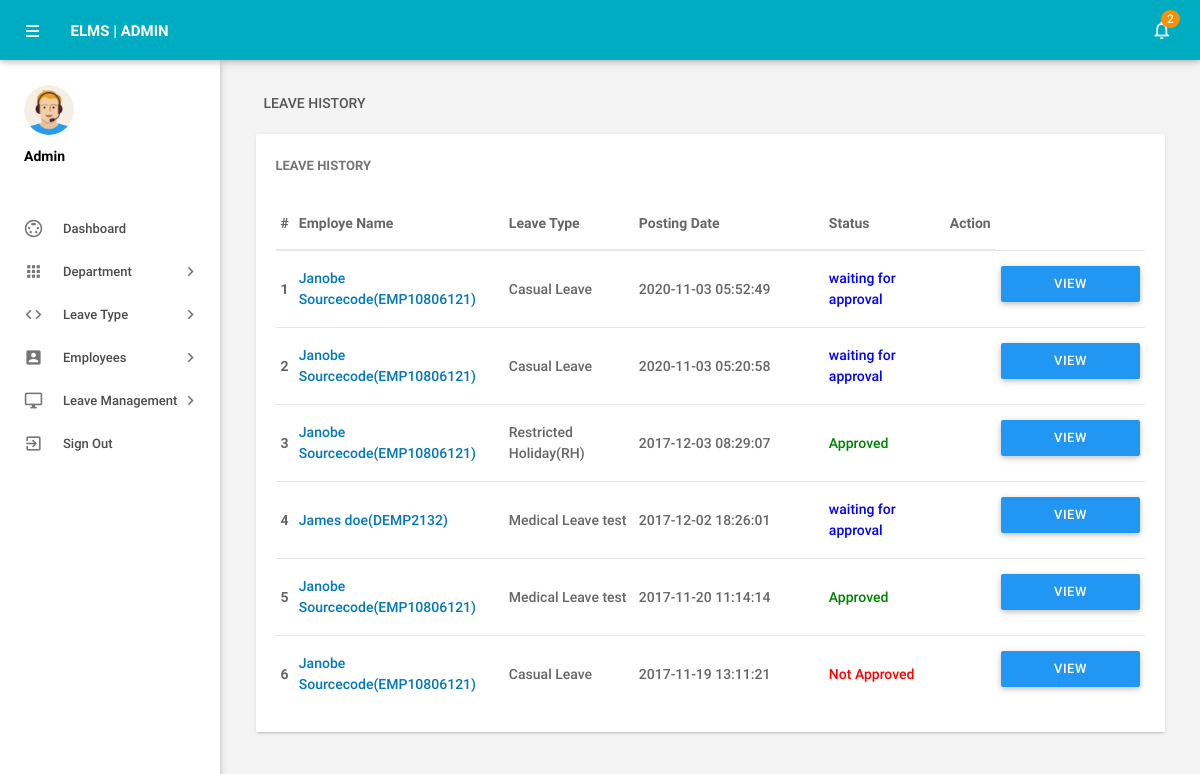
The page /admin/leaves.php (signed in) on the database its author committed.
### tables this page shows
CREATE TABLE IF NOT EXISTS tblleaves(
  `id` int(11) NOT NULL,
  `LeaveType` varchar(110) NOT NULL,
  `ToDate` varchar(120) NOT NULL,
  `FromDate` varchar(120) NOT NULL,
  `Description` mediumtext NOT NULL,
  `PostingDate` timestamp NOT NULL DEFAULT CURRENT_TIMESTAMP,
  `AdminRemark` mediumtext,
  `AdminRemarkDate` varchar(120) DEFAULT NULL,
  `Status` int(1) NOT NULL,
  `IsRead` int(1) NOT NULL,
  `empid` int(11) DEFAULT NULL
)CHARACTER SET utf8;

CREATE TABLE IF NOT EXISTS tblemployees(
 `id` int(11) NOT NULL,
  `EmpId` varchar(100) NOT NULL,
  `FirstName` varchar(150) NOT NULL,
  `LastName` varchar(150) NOT NULL,
  `EmailId` varchar(200) NOT NULL,
  `Password` varchar(180) NOT NULL,
  `Gender` varchar(100) NOT NULL,
  `Dob` varchar(100) NOT NULL,
  `Department` varchar(255) NOT NULL,
  `Address` varchar(255) NOT NULL,
  `City` varchar(200) NOT NULL,
  `Country` varchar(150) NOT NULL,
  `Phonenumber` char(11) NOT NULL,
  `Status` int(1) NOT NULL,
  `RegDate` timestamp NOT NULL DEFAULT CURRENT_TIMESTAMP
)CHARACTER SET utf8;

### admin/leaves.php (the view, shortened to what this page needs)
<?php
include('includes/config.php');
if(strlen($_SESSION['alogin'])==0)
    {
header('location:index.php');
}
else{
 ?>
<!DOCTYPE html>
<html lang="en">
    <head>
        <link type="text/css" rel="stylesheet" href="../assets/plugins/materialize/css/materialize.min.css"/>
        <link href="../assets/plugins/material-preloader/css/materialPreloader.min.css" rel="stylesheet">
        <link href="../assets/plugins/datatables/css/jquery.dataTables.min.css" rel="stylesheet">
                <link href="../assets/plugins/google-code-prettify/prettify.css" rel="stylesheet" type="text/css"/>
        <link href="../assets/css/alpha.min.css" rel="stylesheet" type="text/css"/>
        <link href="../assets/css/custom.css" rel="stylesheet" type="text/css"/>
    </head>
    <body>
       <?php include('includes/header.php');?>
       <?php include('includes/sidebar.php');?>
            <main class="mn-inner">
                <div class="row">
                    <div class="col s12">
                        <div class="page-title">Leave History</div>
                    </div>
                    <div class="col s12 m12 l12">
                        <div class="card">
                            <div class="card-content">
                                <span class="card-title">Leave History</span>
                                <table id="example" class="display responsive-table ">
                                    <thead>
                                        <tr>
                                            <th>#</th>
                                            <th width="200">Employe Name</th>
                                            <th width="120">Leave Type</th>
                                             <th width="180">Posting Date</th>
                                            <th>Status</th>
                                            <th align="center">Action</th>
                                        </tr>
                                    </thead>
                                    <tbody>
<?php $sql = "SELECT tblleaves.id as lid,tblemployees.FirstName,tblemployees.LastName,tblemployees.EmpId,tblemployees.id,tblleaves.LeaveType,tblleaves.PostingDate,tblleaves.Status from tblleaves join tblemployees on tblleaves.empid=tblemployees.id order by lid desc";
$query = $dbh -> prepare($sql);
$query->execute();
$results=$query->fetchAll(PDO::FETCH_OBJ);
$cnt=1;
if($query->rowCount() > 0)
{
foreach($results as $result)
{
      ?>
                                        <tr>
                                            <td> <b><?php echo htmlentities($cnt);?></b></td>
                                              <td><a href="editemployee.php?empid=<?php echo htmlentities($result->id);?>" target="_blank"><?php echo htmlentities($result->FirstName." ".$result->LastName);?>(<?php echo htmlentities($result->EmpId);?>)</a></td>
                                            <td><?php echo htmlentities($result->LeaveType);?></td>
                                            <td><?php echo htmlentities($result->PostingDate);?></td>
                                                                       <td><?php $stats=$result->Status;
if($stats==1){
                                             ?>
                                                 <span style="color: green">Approved</span>
                                                 <?php } if($stats==2)  { ?>
                                                <span style="color: red">Not Approved</span>
                                                 <?php } if($stats==0)  { ?>
 <span style="color: blue">waiting for approval</span>
 <?php } ?>
                                             </td>
          <td>
           <td><a href="leave-details.php?leaveid=<?php echo htmlentities($result->lid);?>" class="waves-effect waves-light btn blue m-b-xs"  > View Details</a></td>
                                    </tr>
                                         <?php $cnt++;} }?>
                                    </tbody>
                                </table>
                            </div>
                        </div>
                    </div>
                </div>
            </main>
        </div>
        <div class="left-sidebar-hover"></div>
    </body>
</html>
<?php } ?>

### rows shown on the page
tblleaves: tblemployees.FirstName+LastName "Janobe Sourcecode", tblemployees.EmpId "EMP10806121", LeaveType "Casual Leave", PostingDate "2020-11-03 05:52:49", Status "waiting for approval"
tblleaves: tblemployees.FirstName+LastName "Janobe Sourcecode", tblemployees.EmpId "EMP10806121", LeaveType "Casual Leave", PostingDate "2020-11-03 05:20:58", Status "waiting for approval"
tblleaves: tblemployees.FirstName+LastName "Janobe Sourcecode", tblemployees.EmpId "EMP10806121", LeaveType "Restricted Holiday(RH)", PostingDate "2017-12-03 08:29:07", Status "Approved"
tblleaves: tblemployees.FirstName+LastName "James doe", tblemployees.EmpId "DEMP2132", LeaveType "Medical Leave test", PostingDate "2017-12-02 18:26:01", Status "waiting for approval"
tblleaves: tblemployees.FirstName+LastName "Janobe Sourcecode", tblemployees.EmpId "EMP10806121", LeaveType "Medical Leave test", PostingDate "2017-11-20 11:14:14", Status "Approved"
tblleaves: tblemployees.FirstName+LastName "Janobe Sourcecode", tblemployees.EmpId "EMP10806121", LeaveType "Casual Leave", PostingDate "2017-11-19 13:11:21", Status "Not Approved"

### other values the page prints
$unreadcount "2"
